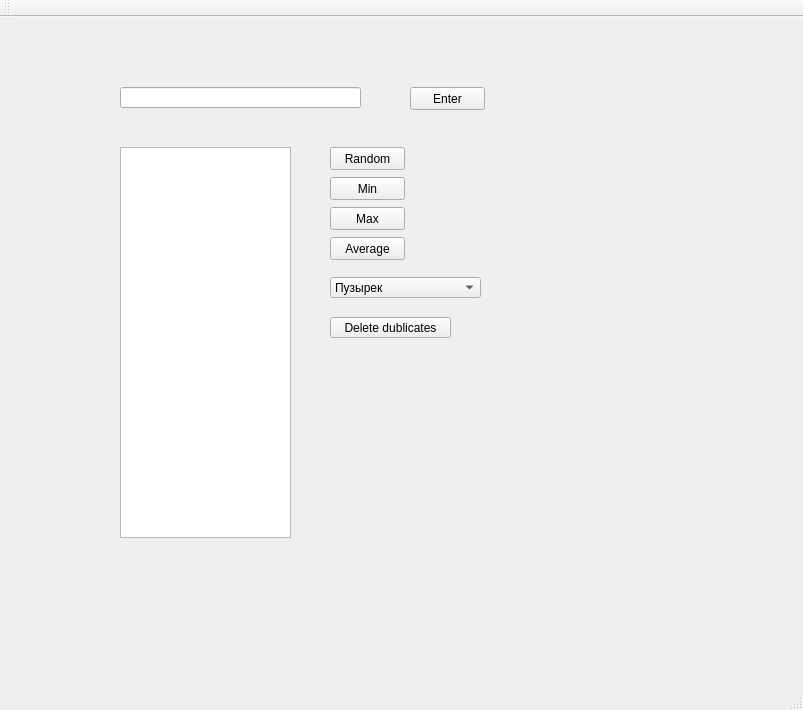
<?xml version="1.0" encoding="UTF-8"?>
<ui version="4.0">
 <class>MainWindow</class>
 <widget class="QMainWindow" name="MainWindow">
  <property name="geometry">
   <rect>
    <x>0</x>
    <y>0</y>
    <width>803</width>
    <height>710</height>
   </rect>
  </property>
  <property name="windowTitle">
   <string>MainWindow</string>
  </property>
  <widget class="QWidget" name="centralWidget">
   <widget class="QComboBox" name="comboBox">
    <property name="geometry">
     <rect>
      <x>330</x>
      <y>260</y>
      <width>151</width>
      <height>21</height>
     </rect>
    </property>
    <item>
     <property name="text">
      <string>Пузырек</string>
     </property>
    </item>
    <item>
     <property name="text">
      <string>Гномья сортировка</string>
     </property>
    </item>
    <item>
     <property name="text">
      <string>Расческа</string>
     </property>
    </item>
    <item>
     <property name="text">
      <string>Быстрая</string>
     </property>
    </item>
    <item>
     <property name="text">
      <string>Обезьянья сортировка</string>
     </property>
    </item>
   </widget>
   <widget class="QLabel" name="labelMin">
    <property name="geometry">
     <rect>
      <x>420</x>
      <y>160</y>
      <width>101</width>
      <height>21</height>
     </rect>
    </property>
    <property name="text">
     <string/>
    </property>
   </widget>
   <widget class="QTableWidget" name="tableWidget">
    <property name="geometry">
     <rect>
      <x>120</x>
      <y>130</y>
      <width>171</width>
      <height>391</height>
     </rect>
    </property>
   </widget>
   <widget class="QPushButton" name="pushButtonMin">
    <property name="geometry">
     <rect>
      <x>330</x>
      <y>160</y>
      <width>75</width>
      <height>23</height>
     </rect>
    </property>
    <property name="text">
     <string>Min</string>
    </property>
   </widget>
   <widget class="QPushButton" name="pushButtonDeleteD">
    <property name="geometry">
     <rect>
      <x>330</x>
      <y>300</y>
      <width>121</width>
      <height>21</height>
     </rect>
    </property>
    <property name="text">
     <string>Delete dublicates</string>
    </property>
   </widget>
   <widget class="QLabel" name="labelAverage">
    <property name="geometry">
     <rect>
      <x>420</x>
      <y>220</y>
      <width>81</width>
      <height>21</height>
     </rect>
    </property>
    <property name="text">
     <string/>
    </property>
   </widget>
   <widget class="QLineEdit" name="lineEditElem">
    <property name="geometry">
     <rect>
      <x>120</x>
      <y>70</y>
      <width>241</width>
      <height>21</height>
     </rect>
    </property>
   </widget>
   <widget class="QPushButton" name="pushButtonMax">
    <property name="geometry">
     <rect>
      <x>330</x>
      <y>190</y>
      <width>75</width>
      <height>23</height>
     </rect>
    </property>
    <property name="text">
     <string>Max</string>
    </property>
   </widget>
   <widget class="QPushButton" name="pushButtonRandom">
    <property name="geometry">
     <rect>
      <x>330</x>
      <y>130</y>
      <width>75</width>
      <height>23</height>
     </rect>
    </property>
    <property name="text">
     <string>Random</string>
    </property>
   </widget>
   <widget class="QPushButton" name="pushButtonAverage">
    <property name="geometry">
     <rect>
      <x>330</x>
      <y>220</y>
      <width>75</width>
      <height>23</height>
     </rect>
    </property>
    <property name="text">
     <string>Average</string>
    </property>
   </widget>
   <widget class="QPushButton" name="pushButtonEnter">
    <property name="geometry">
     <rect>
      <x>410</x>
      <y>70</y>
      <width>75</width>
      <height>23</height>
     </rect>
    </property>
    <property name="text">
     <string>Enter</string>
    </property>
   </widget>
   <widget class="QLabel" name="labelMax">
    <property name="geometry">
     <rect>
      <x>420</x>
      <y>190</y>
      <width>91</width>
      <height>21</height>
     </rect>
    </property>
    <property name="text">
     <string/>
    </property>
   </widget>
  </widget>
  <widget class="QMenuBar" name="menuBar">
   <property name="geometry">
    <rect>
     <x>0</x>
     <y>0</y>
     <width>803</width>
     <height>20</height>
    </rect>
   </property>
  </widget>
  <widget class="QToolBar" name="mainToolBar">
   <attribute name="toolBarArea">
    <enum>TopToolBarArea</enum>
   </attribute>
   <attribute name="toolBarBreak">
    <bool>false</bool>
   </attribute>
  </widget>
  <widget class="QStatusBar" name="statusBar"/>
 </widget>
 <layoutdefault spacing="6" margin="11"/>
 <resources/>
 <connections/>
</ui>
